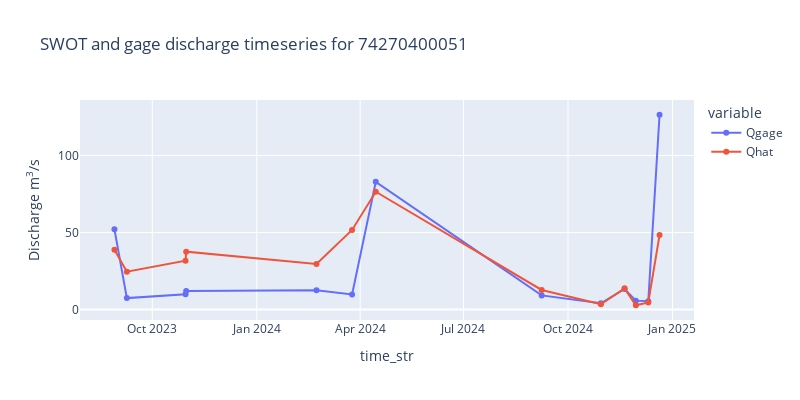

Notebook code for this chart:
### Markdown cell above
## 1. Hydrographs: timeseries of Q and Q error

### Code cell
fig = px.line(df, x='time_str', y=df[['Qgage','Qhat']].columns,
              labels={"value": "Discharge m<sup>3</sup>/s"},
              markers=True,
              title='SWOT and gage discharge timeseries for '+reachid,
              height=400,width=800
             )
fig.show()

### Figure 1 — Plotly figure (JSON) as saved in the notebook; plotly's stock layout.template omitted (floating-point values rounded to 4 significant figures)
{"data": [{"hovertemplate": "variable=Qgage<br>time_str=%{x}<br>Discharge m<sup>3</sup>/s=%{y}<extra></extra>", "legendgroup": "Qgage", "line": {"color": "#636efa", "dash": "solid"}, "marker": {"symbol": "circle"}, "mode": "lines+markers", "name": "Qgage", "orientation": "v", "showlegend": true, "type": "scatter", "x": ["2023-08-28T17:16:40Z", "2023-09-08T15:39:29Z", "2023-10-30T07:31:53Z", "2023-10-30T20:45:48Z", "2024-02-22T13:40:08Z", "2024-03-24T22:01:22Z", "2024-04-14T18:46:28Z", "2024-09-07T20:02:00Z", "2024-10-29T22:41:04Z", "2024-11-19T19:26:09Z", "2024-11-29T17:48:26Z", "2024-12-10T16:11:13Z", "2024-12-20T14:33:29Z"], "xaxis": "x", "y": [52.04, 7.378, 9.857, 11.91, 12.43, 9.725, 82.86, 9.103, 3.979, 13.27, 5.71, 5.305, 126.5], "yaxis": "y"}, {"hovertemplate": "variable=Qhat<br>time_str=%{x}<br>Discharge m<sup>3</sup>/s=%{y}<extra></extra>", "legendgroup": "Qhat", "line": {"color": "#EF553B", "dash": "solid"}, "marker": {"symbol": "circle"}, "mode": "lines+markers", "name": "Qhat", "orientation": "v", "showlegend": true, "type": "scatter", "x": ["2023-08-28T17:16:40Z", "2023-09-08T15:39:29Z", "2023-10-30T07:31:53Z", "2023-10-30T20:45:48Z", "2024-02-22T13:40:08Z", "2024-03-24T22:01:22Z", "2024-04-14T18:46:28Z", "2024-09-07T20:02:00Z", "2024-10-29T22:41:04Z", "2024-11-19T19:26:09Z", "2024-11-29T17:48:26Z", "2024-12-10T16:11:13Z", "2024-12-20T14:33:29Z"], "xaxis": "x", "y": [38.73, 24.51, 31.66, 37.54, 29.58, 51.64, 76.44, 12.64, 3.373, 13.69, 2.712, 4.569, 48.29], "yaxis": "y"}], "layout": {"height": 400, "legend": {"title": {"text": "variable"}, "tracegroupgap": 0}, "title": {"text": "SWOT and gage discharge timeseries for 74270400051"}, "width": 800, "xaxis": {"anchor": "y", "autorange": true, "domain": [0, 1], "range": ["2023-07-29 09:06:02.7109", "2025-01-19 22:44:06.2891"], "title": {"text": "time_str"}, "type": "date"}, "yaxis": {"anchor": "x", "autorange": true, "domain": [0, 1], "range": [-6.869, 136.0], "title": {"text": "Discharge m<sup>3</sup>/s"}, "type": "linear"}}}
